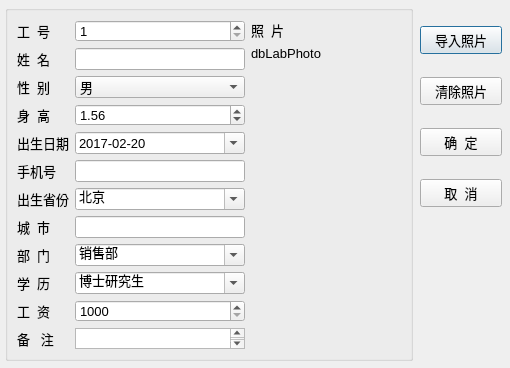
<?xml version="1.0" encoding="UTF-8"?>
<ui version="4.0">
 <class>WDialogData</class>
 <widget class="QDialog" name="WDialogData">
  <property name="geometry">
   <rect>
    <x>0</x>
    <y>0</y>
    <width>510</width>
    <height>368</height>
   </rect>
  </property>
  <property name="font">
   <font>
    <pointsize>10</pointsize>
   </font>
  </property>
  <property name="windowTitle">
   <string>编辑记录</string>
  </property>
  <widget class="QGroupBox" name="groupBox_2">
   <property name="geometry">
    <rect>
     <x>5</x>
     <y>5</y>
     <width>408</width>
     <height>356</height>
    </rect>
   </property>
   <property name="title">
    <string/>
   </property>
   <layout class="QHBoxLayout" name="horizontalLayout">
    <item>
     <layout class="QGridLayout" name="gridLayout">
      <item row="0" column="0">
       <widget class="QLabel" name="label">
        <property name="text">
         <string>工  号</string>
        </property>
        <property name="buddy">
         <cstring>spinEmpNo</cstring>
        </property>
       </widget>
      </item>
      <item row="0" column="1">
       <widget class="QSpinBox" name="spinEmpNo">
        <property name="minimum">
         <number>1</number>
        </property>
        <property name="maximum">
         <number>10000</number>
        </property>
       </widget>
      </item>
      <item row="1" column="0">
       <widget class="QLabel" name="label_2">
        <property name="text">
         <string>姓  名</string>
        </property>
        <property name="buddy">
         <cstring>editName</cstring>
        </property>
       </widget>
      </item>
      <item row="1" column="1">
       <widget class="QLineEdit" name="editName"/>
      </item>
      <item row="2" column="0">
       <widget class="QLabel" name="label_3">
        <property name="text">
         <string>性  别</string>
        </property>
        <property name="buddy">
         <cstring>comboSex</cstring>
        </property>
       </widget>
      </item>
      <item row="2" column="1">
       <widget class="QComboBox" name="comboSex">
        <item>
         <property name="text">
          <string>男</string>
         </property>
        </item>
        <item>
         <property name="text">
          <string>女</string>
         </property>
        </item>
       </widget>
      </item>
      <item row="3" column="0">
       <widget class="QLabel" name="label_4">
        <property name="text">
         <string>身  高</string>
        </property>
        <property name="buddy">
         <cstring>spinHeight</cstring>
        </property>
       </widget>
      </item>
      <item row="3" column="1">
       <widget class="QDoubleSpinBox" name="spinHeight">
        <property name="suffix">
         <string/>
        </property>
        <property name="maximum">
         <double>3.000000000000000</double>
        </property>
        <property name="singleStep">
         <double>0.010000000000000</double>
        </property>
        <property name="value">
         <double>1.560000000000000</double>
        </property>
       </widget>
      </item>
      <item row="4" column="0">
       <widget class="QLabel" name="label_5">
        <property name="text">
         <string>出生日期</string>
        </property>
        <property name="buddy">
         <cstring>editBirth</cstring>
        </property>
       </widget>
      </item>
      <item row="4" column="1">
       <widget class="QDateEdit" name="editBirth">
        <property name="displayFormat">
         <string>yyyy-MM-dd</string>
        </property>
        <property name="calendarPopup">
         <bool>true</bool>
        </property>
        <property name="date">
         <date>
          <year>2017</year>
          <month>2</month>
          <day>20</day>
         </date>
        </property>
       </widget>
      </item>
      <item row="5" column="0">
       <widget class="QLabel" name="label_10">
        <property name="text">
         <string>手机号</string>
        </property>
        <property name="buddy">
         <cstring>editMobile</cstring>
        </property>
       </widget>
      </item>
      <item row="5" column="1">
       <widget class="QLineEdit" name="editMobile"/>
      </item>
      <item row="6" column="0">
       <widget class="QLabel" name="label_7">
        <property name="text">
         <string>出生省份</string>
        </property>
        <property name="buddy">
         <cstring>comboProvince</cstring>
        </property>
       </widget>
      </item>
      <item row="6" column="1">
       <widget class="QComboBox" name="comboProvince">
        <property name="editable">
         <bool>true</bool>
        </property>
        <property name="currentText">
         <string>北京</string>
        </property>
        <item>
         <property name="text">
          <string>北京</string>
         </property>
        </item>
        <item>
         <property name="text">
          <string>上海</string>
         </property>
        </item>
        <item>
         <property name="text">
          <string>天津</string>
         </property>
        </item>
        <item>
         <property name="text">
          <string>重庆</string>
         </property>
        </item>
        <item>
         <property name="text">
          <string>安徽</string>
         </property>
        </item>
        <item>
         <property name="text">
          <string>河北</string>
         </property>
        </item>
        <item>
         <property name="text">
          <string>河南</string>
         </property>
        </item>
        <item>
         <property name="text">
          <string>湖北</string>
         </property>
        </item>
        <item>
         <property name="text">
          <string>湖南</string>
         </property>
        </item>
        <item>
         <property name="text">
          <string>山西</string>
         </property>
        </item>
        <item>
         <property name="text">
          <string>山东</string>
         </property>
        </item>
        <item>
         <property name="text">
          <string>陕西</string>
         </property>
        </item>
        <item>
         <property name="text">
          <string>江苏</string>
         </property>
        </item>
        <item>
         <property name="text">
          <string>江西</string>
         </property>
        </item>
       </widget>
      </item>
      <item row="7" column="0">
       <widget class="QLabel" name="label_8">
        <property name="text">
         <string>城  市</string>
        </property>
        <property name="buddy">
         <cstring>editCity</cstring>
        </property>
       </widget>
      </item>
      <item row="7" column="1">
       <widget class="QLineEdit" name="editCity"/>
      </item>
      <item row="8" column="0">
       <widget class="QLabel" name="label_6">
        <property name="text">
         <string>部  门</string>
        </property>
        <property name="buddy">
         <cstring>comboDep</cstring>
        </property>
       </widget>
      </item>
      <item row="8" column="1">
       <widget class="QComboBox" name="comboDep">
        <property name="editable">
         <bool>true</bool>
        </property>
        <property name="currentText">
         <string>销售部</string>
        </property>
        <item>
         <property name="text">
          <string>销售部</string>
         </property>
        </item>
        <item>
         <property name="text">
          <string>技术部</string>
         </property>
        </item>
        <item>
         <property name="text">
          <string>生产部</string>
         </property>
        </item>
        <item>
         <property name="text">
          <string>行政部</string>
         </property>
        </item>
       </widget>
      </item>
      <item row="11" column="1">
       <widget class="QPlainTextEdit" name="editMemo">
        <property name="maximumSize">
         <size>
          <width>16777215</width>
          <height>16777215</height>
         </size>
        </property>
       </widget>
      </item>
      <item row="11" column="0">
       <widget class="QLabel" name="label_9">
        <property name="text">
         <string>备   注</string>
        </property>
        <property name="buddy">
         <cstring>editMemo</cstring>
        </property>
       </widget>
      </item>
      <item row="9" column="0">
       <widget class="QLabel" name="label_11">
        <property name="text">
         <string>学  历</string>
        </property>
        <property name="buddy">
         <cstring>comboEdu</cstring>
        </property>
       </widget>
      </item>
      <item row="10" column="1">
       <widget class="QSpinBox" name="spinSalary">
        <property name="prefix">
         <string/>
        </property>
        <property name="minimum">
         <number>1000</number>
        </property>
        <property name="maximum">
         <number>50000</number>
        </property>
        <property name="singleStep">
         <number>100</number>
        </property>
        <property name="value">
         <number>1000</number>
        </property>
       </widget>
      </item>
      <item row="10" column="0">
       <widget class="QLabel" name="label_12">
        <property name="text">
         <string>工  资</string>
        </property>
        <property name="buddy">
         <cstring>spinSalary</cstring>
        </property>
       </widget>
      </item>
      <item row="9" column="1">
       <widget class="QComboBox" name="comboEdu">
        <property name="editable">
         <bool>true</bool>
        </property>
        <property name="currentText">
         <string>博士研究生</string>
        </property>
        <item>
         <property name="text">
          <string>博士研究生</string>
         </property>
        </item>
        <item>
         <property name="text">
          <string>硕士研究生</string>
         </property>
        </item>
        <item>
         <property name="text">
          <string>大学本科</string>
         </property>
        </item>
        <item>
         <property name="text">
          <string>大学专科</string>
         </property>
        </item>
        <item>
         <property name="text">
          <string>高中</string>
         </property>
        </item>
        <item>
         <property name="text">
          <string>初中</string>
         </property>
        </item>
        <item>
         <property name="text">
          <string>小学</string>
         </property>
        </item>
       </widget>
      </item>
     </layout>
    </item>
    <item>
     <layout class="QVBoxLayout" name="verticalLayout">
      <item>
       <widget class="QLabel" name="label_13">
        <property name="text">
         <string>照  片</string>
        </property>
       </widget>
      </item>
      <item>
       <widget class="QLabel" name="LabPhoto">
        <property name="minimumSize">
         <size>
          <width>150</width>
          <height>0</height>
         </size>
        </property>
        <property name="maximumSize">
         <size>
          <width>350</width>
          <height>16777215</height>
         </size>
        </property>
        <property name="text">
         <string>dbLabPhoto</string>
        </property>
       </widget>
      </item>
      <item>
       <spacer name="verticalSpacer">
        <property name="orientation">
         <enum>Qt::Vertical</enum>
        </property>
        <property name="sizeHint" stdset="0">
         <size>
          <width>20</width>
          <height>40</height>
         </size>
        </property>
       </spacer>
      </item>
     </layout>
    </item>
   </layout>
  </widget>
  <widget class="QWidget" name="layoutWidget">
   <property name="geometry">
    <rect>
     <x>420</x>
     <y>9</y>
     <width>82</width>
     <height>216</height>
    </rect>
   </property>
   <layout class="QVBoxLayout" name="verticalLayout_2">
    <item>
     <widget class="QPushButton" name="btnSetPhoto">
      <property name="text">
       <string>导入照片</string>
      </property>
      <property name="icon">
       <iconset resource="res.qrc">
        <normaloff>:/images/images/00.JPG</normaloff>:/images/images/00.JPG</iconset>
      </property>
     </widget>
    </item>
    <item>
     <widget class="QPushButton" name="btnClearPhoto">
      <property name="text">
       <string>清除照片</string>
      </property>
      <property name="icon">
       <iconset resource="res.qrc">
        <normaloff>:/images/images/103.bmp</normaloff>:/images/images/103.bmp</iconset>
      </property>
     </widget>
    </item>
    <item>
     <widget class="QPushButton" name="btnOK">
      <property name="text">
       <string>确  定</string>
      </property>
      <property name="icon">
       <iconset resource="res.qrc">
        <normaloff>:/images/images/704.bmp</normaloff>:/images/images/704.bmp</iconset>
      </property>
     </widget>
    </item>
    <item>
     <widget class="QPushButton" name="btnClose">
      <property name="text">
       <string>取  消</string>
      </property>
      <property name="icon">
       <iconset resource="res.qrc">
        <normaloff>:/images/images/706.bmp</normaloff>:/images/images/706.bmp</iconset>
      </property>
     </widget>
    </item>
   </layout>
  </widget>
 </widget>
 <resources>
  <include location="res.qrc"/>
 </resources>
 <connections>
  <connection>
   <sender>btnClose</sender>
   <signal>clicked()</signal>
   <receiver>WDialogData</receiver>
   <slot>reject()</slot>
   <hints>
    <hint type="sourcelabel">
     <x>530</x>
     <y>230</y>
    </hint>
    <hint type="destinationlabel">
     <x>294</x>
     <y>205</y>
    </hint>
   </hints>
  </connection>
  <connection>
   <sender>btnOK</sender>
   <signal>clicked()</signal>
   <receiver>WDialogData</receiver>
   <slot>accept()</slot>
   <hints>
    <hint type="sourcelabel">
     <x>530</x>
     <y>173</y>
    </hint>
    <hint type="destinationlabel">
     <x>294</x>
     <y>205</y>
    </hint>
   </hints>
  </connection>
 </connections>
</ui>
